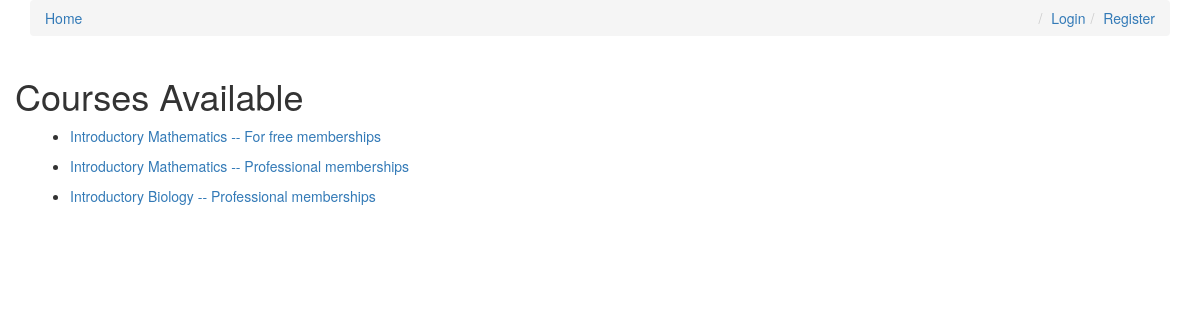
Page /courses/ on the committed database.
### courses/models.py (models this page shows, shortened)
class Course(models.Model):
    slug = models.SlugField()
    title = models.CharField(max_length=120)
    description = models.TextField()
    position = models.IntegerField(default=1)
    allowed_membership = models.ManyToManyField(Membership)
    def __str__(self):
        return self.title
    def get_absolute_url(self):
        return reverse('courses:detail', kwargs={'slug': self.slug})

### courses/views.py (the view)
# urls.py: path('', CourseList.as_view(), name='list'),
class CourseList(ListView):
    model = Course
    template_name = 'courses/course_list.html'
    def get_queryset(self):
        course = Course.objects.all().order_by('position')
        return course

### courses/templates/courses/course_list.html
{% extends 'courses/base.html' %}
{% block content %}
<div class='container'>
    <div class='row'>
    <h1>Courses Available</h1>
    <div class='col-sm-8 col-md-8'>
    {% for object in object_list %}
        <ul>
            <li><a href="{{ object.get_absolute_url }}">{{ object }}</a></li>
        </ul>
    {% endfor %}
    </div>
    </div>
    </div>
{% endblock %}

### rows in the picture
Course: title "Introductory Mathematics -- For free memberships"
Course: title "Introductory Mathematics -- Professional memberships"
Course: title "Introductory Biology -- Professional memberships"
